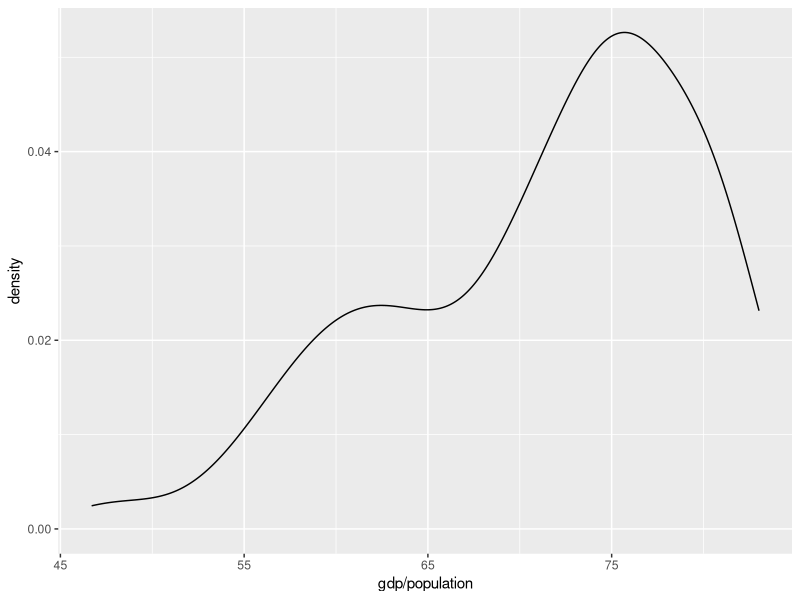
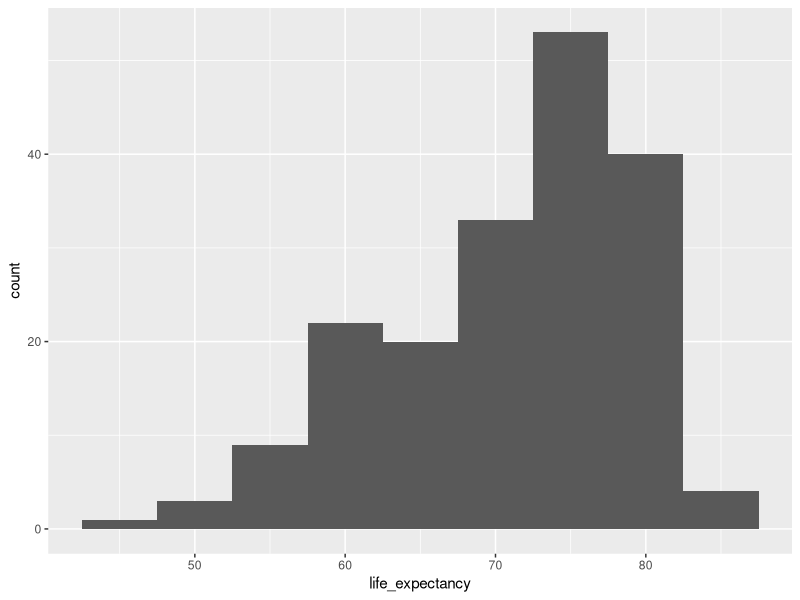
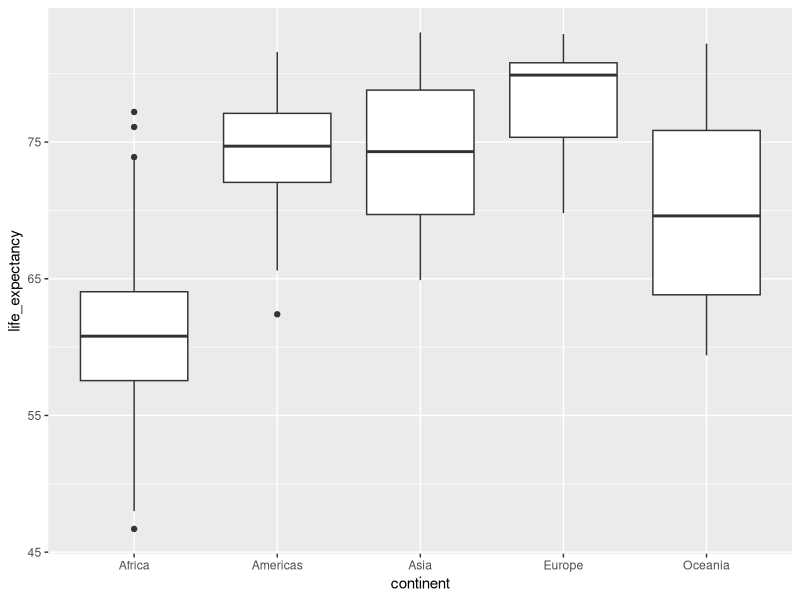
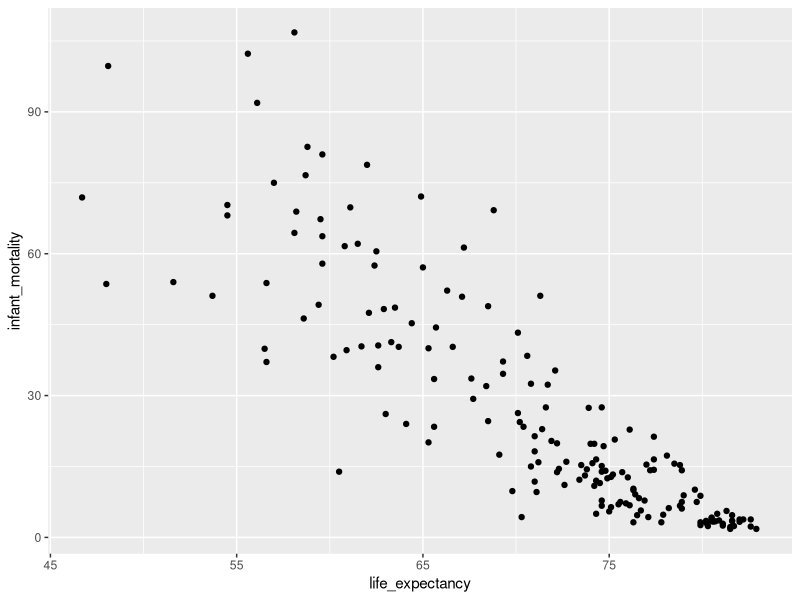
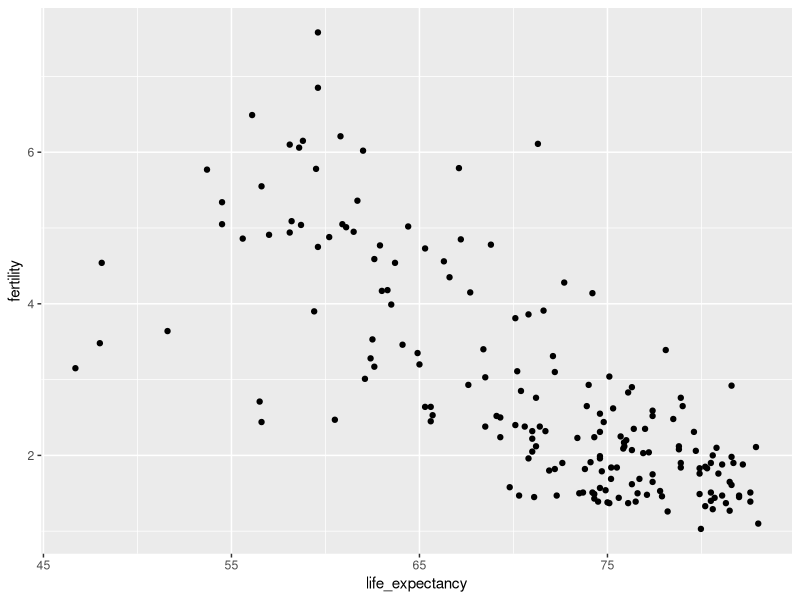
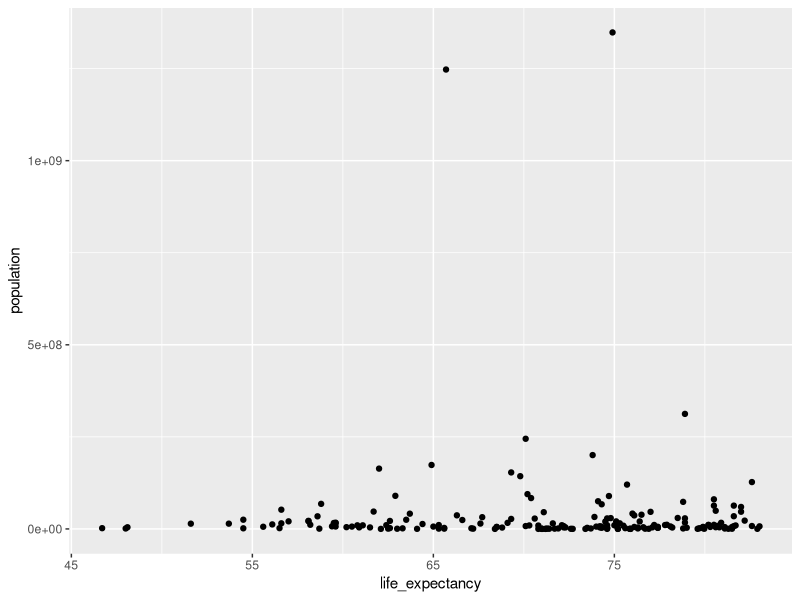
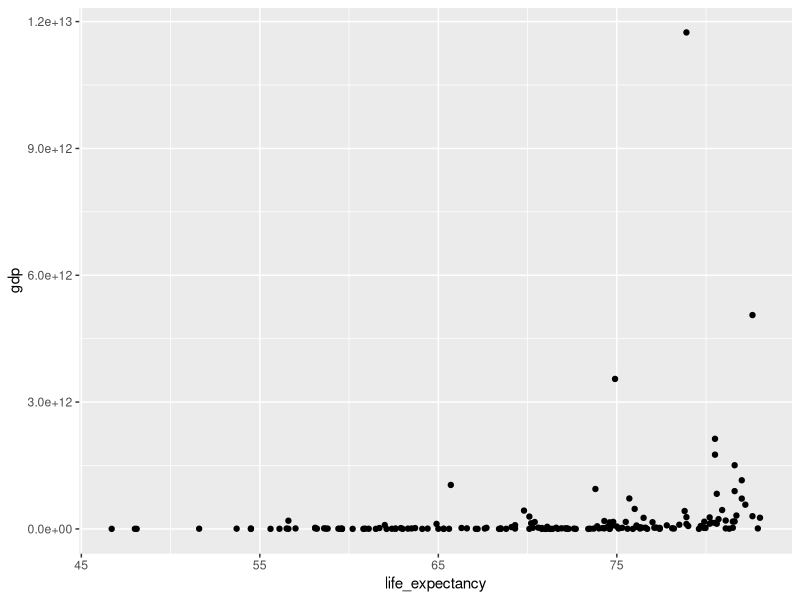
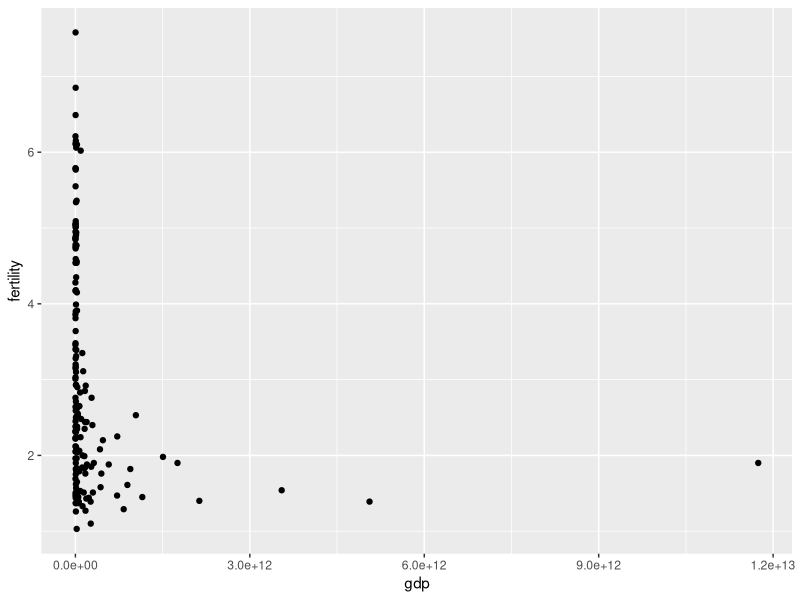

Source code (R) for these figures, in order:
## ---- chunk 1
knitr::opts_chunk$set(echo = TRUE)
## ---- chunk 2
library(dslabs) #install.packages("dslabs")
library(tidyverse)
## ---- chunk 3
gap2011 <- gapminder %>% 
  as_tibble() %>% 
  filter(year == 2011)
## ---- chunk 4
#What is the distribution of values (show e.g. in a histogram, a density plot, or boxplot (or all three!)) and does that vary based on continent?

ggplot(gap2011, aes(gdp/population)) +
  geom_density(kernel = "gaussian", aes(life_expectancy)) #color, fill, group, linetype, size, weight  
    
ggplot(gap2011, aes(life_expectancy)) +
  geom_histogram(binwidth = 5) 

ggplot(gap2011) +
  geom_boxplot(aes(x = continent, y = life_expectancy))
  
#How does life expectancy relate to infant mortality rates, fertility, population size, or GDP? How many variables can you display on the same plot and is the most effective or visually appealing way to display the patterns?

ggplot(gap2011, aes(x = life_expectancy)) +
  geom_point(aes(y = infant_mortality))

ggplot(gap2011, aes(x = life_expectancy)) +
  geom_point(aes(y = fertility))

ggplot(gap2011, aes(x = life_expectancy)) +
  geom_point(aes(y = population))

ggplot(gap2011, aes(x = life_expectancy)) +
  geom_point(aes(y = gdp))
## ---- chunk 5
ggplot(gap2011, aes(x = gdp, y = fertility)) +
  geom_point()
## ---- chunk 6
ggplot(gap2011) +
  geom_point(aes(x = gdp, y = infant_mortality))
